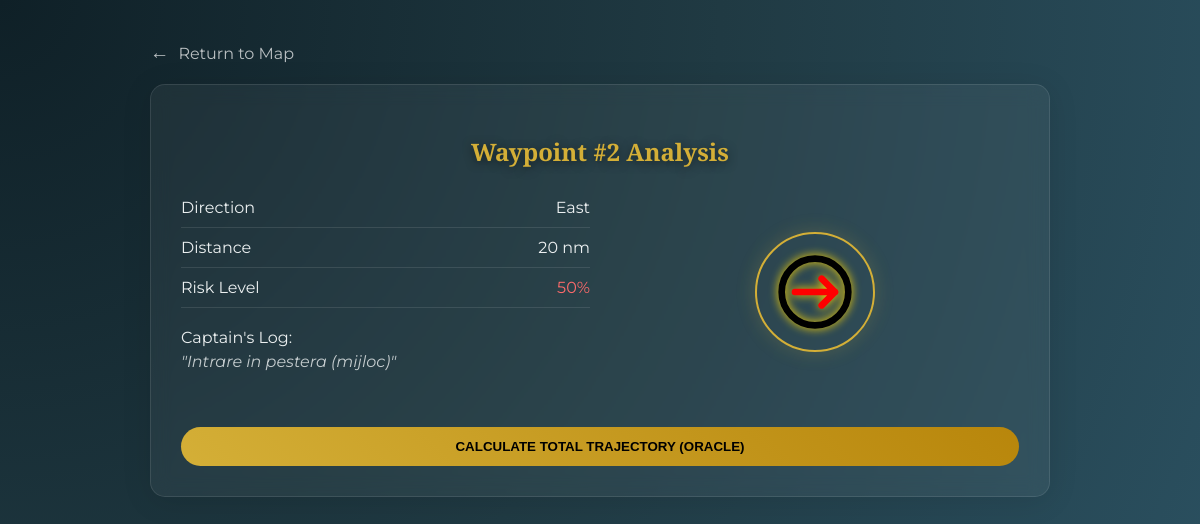
The app's page /instructions/2/ with its own data.
### treasure_hunt/models.py (models this page shows, shortened)
class Instruction(models.Model):
    DIRECTION_CHOICES = [
        ('north', 'North'),
        ('north-east', 'North-East'),
        ('east', 'East'),
        ('south-east', 'South-East'),
        ('south', 'South'),
        ('south-west', 'South-West'),
        ('west', 'West'),
        ('north-west', 'North-West'),
        ('none', 'None'), # Adaugat pentru pasul final
    ]
    direction = models.CharField(
        max_length=20,
        choices=DIRECTION_CHOICES,
        help_text="alege directia"
    )
    distance = models.IntegerField(
        validators=[MinValueValidator(0)], # Permitem 0 pentru cufar
        help_text="distanta in mile/km"
    )
    description = models.TextField(
        help_text="descrierea pasului"
    )
    risk_level = models.IntegerField(
        validators=[MinValueValidator(0), MaxValueValidator(100)],
        help_text="cat de periculos e (0-100)",
        default=0
    )
    previous_instruction = models.OneToOneField(
        'self',
        on_delete=models.SET_NULL,
        null=True,
        blank=True,
        related_name='next_instruction',
        help_text="leaga de pasul anterior"
    )

### treasure_hunt/views.py (the view, shortened to what this page needs)
# urls.py: path('instructions/<int:pk>/', views.instruction_detail, name='instruction_detail'),
def instruction_detail(request, pk):
    instruction = get_object_or_404(Instruction, pk=pk)
    total_distance = None
    avg_risk = None
    show_summary = False
    return render(request, 'treasure_hunt/detail.html', {
        'instruction': instruction, 'show_summary': show_summary,
        'total_distance': total_distance, 'avg_risk': avg_risk
    })

### treasure_hunt/templates/treasure_hunt/detail.html (shortened to what this page needs)
{% load static %}
<!DOCTYPE html>
<html lang="en">
<head>
    <link rel="stylesheet" href="{% static 'treasure_hunt/style.css' %}">
</head>
<body>
<div class="container">
    <a href="{% url 'compass' %}" class="back-link">
        <span style="font-size: 1.2rem; margin-right: 5px;">&#8592;</span> Return to Map
    </a>
    <div class="glass-card">
        <h2>Waypoint #{{ instruction.id }} Analysis</h2>
        <div class="detail-grid">
            <div class="info-col">
                <div class="info-row">
                    <span class="info-label">Direction</span>
                    <span class="info-value gold">{{ instruction.get_direction_display }}</span>
                </div>
                <div class="info-row">
                    <span class="info-label">Distance</span>
                    <span class="info-value">{{ instruction.distance }} nm</span>
                </div>
                <div class="info-row">
                    <span class="info-label">Risk Level</span>
                    <span class="info-value" style="color: #ff6b6b;">{{ instruction.risk_level }}%</span>
                </div>
                <div class="info-row" style="border: none; display: block; padding-top: 20px;">
                    <span class="info-label">Captain's Log:</span>
                    <p style="font-style: italic; margin-top: 5px; opacity: 0.8;">"{{ instruction.description }}"</p>
                </div>
            </div>
            <div class="visual-col" style="display: flex; justify-content: center;">
                <div class="compass-circle">
                     <img src="{% static 'treasure_hunt/'|add:instruction.direction|add:'.svg' %}"
                          width="80" height="80"
                          style="filter: drop-shadow(0 0 5px gold);">
                </div>
            </div>
        </div>
        <div style="margin-top: 30px;">
            <a href="?summary=true">
                <button>Calculate Total Trajectory (Oracle)</button>
            </a>
        </div>
    </div>
</div>
</body>
</html>

### treasure_hunt/static/treasure_hunt/style.css (style rules this page uses)
:root { --primary-gold: #d4af37; --glass-bg: rgba(255, 255, 255, 0.05); --glass-border: rgba(255, 255, 255, 0.1); --text-light: #ecf0f1; }
* { box-sizing: border-box; transition: all 0.3s ease; }
body { margin: 0; font-family: 'Montserrat', sans-serif; background: radial-gradient(circle at top left, #0f2027, #203a43, #2c5364); color: var(--text-light); min-height: 100vh; padding: 40px 20px; }
.container { max-width: 900px; margin: 0 auto; }
h1, h2, h3 { font-family: 'Cinzel', serif; color: var(--primary-gold); text-align: center; text-shadow: 0 2px 10px rgba(0,0,0,0.5); }
.glass-card { background: var(--glass-bg); backdrop-filter: blur(10px); border: 1px solid var(--glass-border); border-radius: 15px; padding: 30px; margin-bottom: 30px; box-shadow: 0 4px 30px rgba(0, 0, 0, 0.1); }
button { background: linear-gradient(45deg, var(--primary-gold), #b8860b); color: #000; font-weight: bold; padding: 12px 25px; border: none; border-radius: 50px; cursor: pointer; width: 100%; text-transform: uppercase; }
.back-link { color: rgba(255,255,255,0.7); text-decoration: none; display: block; margin-bottom: 20px; }
.detail-grid { display: grid; grid-template-columns: 1fr 1fr; gap: 20px; align-items: center; }
.info-row { border-bottom: 1px solid rgba(255,255,255,0.1); padding: 10px 0; display: flex; justify-content: space-between; }
.compass-circle { width: 120px; height: 120px; border-radius: 50%; border: 2px solid var(--primary-gold); display: flex; align-items: center; justify-content: center; margin: 0 auto; box-shadow: 0 0 20px rgba(212, 175, 55, 0.2); }

### records on screen
Instruction: id "2", direction "East", distance "20", risk_level "50", description "Intrare in pestera (mijloc)", direction (picture)
